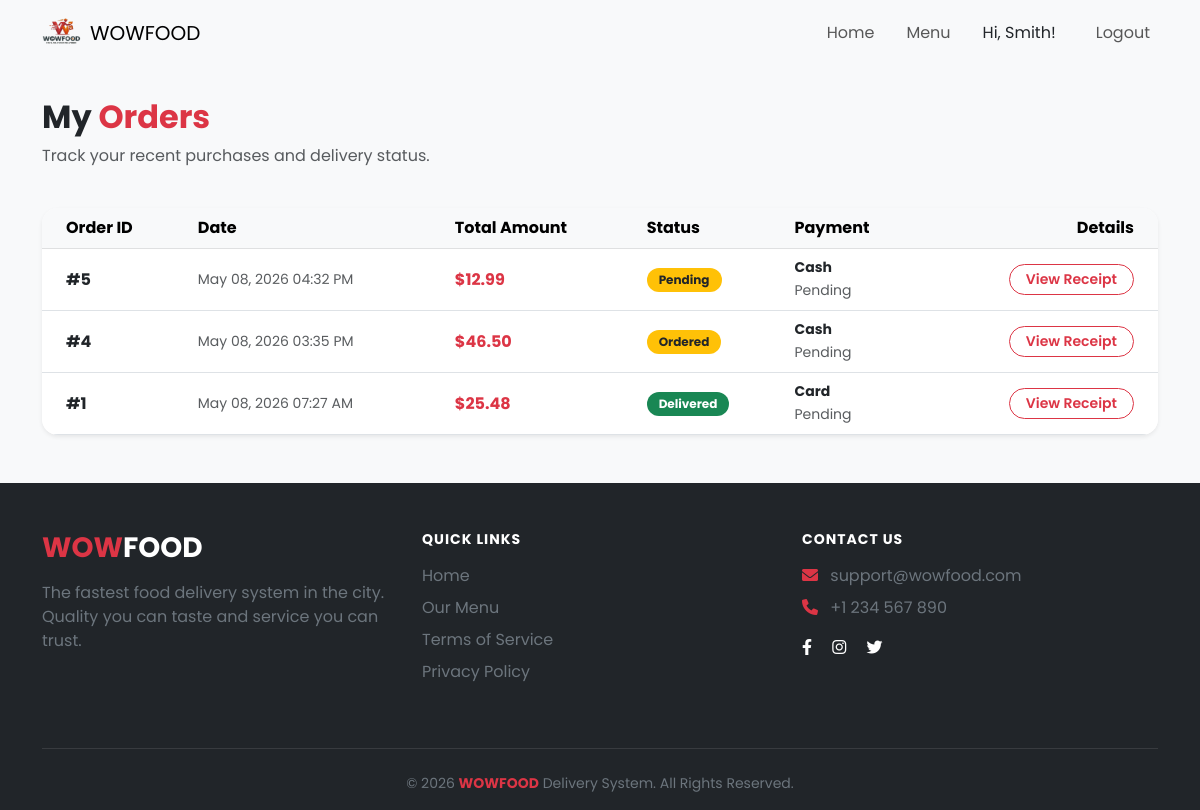
/controller/customer_dashboard_controller.php (signed in), run on the app's committed database.
### tables this page shows
CREATE TABLE `orders` (
  `id` int NOT NULL AUTO_INCREMENT,
  `order_number` varchar(20) NOT NULL,
  `customer_id` int NOT NULL,
  `status` varchar(50) DEFAULT 'Ordered',
  `total_amount` decimal(10,2) NOT NULL,
  `delivery_address` varchar(255) NOT NULL,
  `delivery_phone` varchar(20) NOT NULL,
  `payment_method` enum('Cash','Card','Online') DEFAULT 'Cash',
  `payment_status` enum('Pending','Paid','Failed') DEFAULT 'Pending',
  `created_at` timestamp NULL DEFAULT CURRENT_TIMESTAMP,
  `updated_at` timestamp NULL DEFAULT CURRENT_TIMESTAMP ON UPDATE CURRENT_TIMESTAMP,
  `updated_by` int DEFAULT NULL,
  PRIMARY KEY (`id`),
  UNIQUE KEY `order_number` (`order_number`),
  KEY `fk_order_cust` (`customer_id`),
  KEY `fk_order_updated_by` (`updated_by`),
  KEY `idx_order_status` (`status`),
  KEY `idx_order_date` (`created_at`),
  KEY `idx_orders_created_at` (`created_at`),
  KEY `idx_orders_status_payment` (`status`,`payment_status`),
  CONSTRAINT `fk_order_cust` FOREIGN KEY (`customer_id`) REFERENCES `customers` (`id`),
  CONSTRAINT `fk_order_updated_by` FOREIGN KEY (`updated_by`) REFERENCES `user` (`id`) ON DELETE SET NULL,
  CONSTRAINT `chk_order_total` CHECK ((`total_amount` >= 0))
);

### Controller/customer_dashboard_controller.php (called while the page is built, shortened)
<?php
require_once __DIR__ . '/../Model/customer_dashboad_controller_model.php';
$database = new Database();
$db = $database->getConnection();
$orderModel = new OrderModel($db);
$customer_id = $_SESSION['customer_id'];
$orders = $orderModel->getOrdersByCustomerId($customer_id);
include __DIR__ . '/../view/customer_dashboard.php';

### Model/customer_dashboad_controller_model.php (called while the page is built)
<?php
class OrderModel {
    private $db;
    public function __construct($dbConnection) {
        $this->db = $dbConnection;
    }
    public function getOrdersByCustomerId($customer_id) {
        try {
            $stmt = $this->db->prepare("SELECT * FROM orders WHERE customer_id = ? ORDER BY created_at DESC");
            $stmt->execute([(int)$customer_id]);
            return $stmt->fetchAll(PDO::FETCH_ASSOC);
        } catch (PDOException $e) {
            error_log("Order Fetch Error: " . $e->getMessage());
            return [];
        }
    }
}
?>

### view/customer_dashboard.php (the view, shortened to what this page needs)
<?php
include('../includes/header.php');
?>
<div class="container py-5" style="margin-top: 50px;">
    <div class="row">
        <div class="col-12 mb-4">
            <h2 class="fw-bold">My <span class="text-danger">Orders</span></h2>
            <p class="text-muted">Track your recent purchases and delivery status.</p>
        </div>
        <div class="col-12">
            <div class="card border-0 shadow-sm rounded-4 overflow-hidden">
                <div class="table-responsive">
                    <table class="table align-middle mb-0">
                        <thead class="table-light">
                            <tr>
                                <th class="ps-4">Order ID</th>
                                <th>Date</th>
                                <th>Total Amount</th>
                                <th>Status</th>
                                <th>Payment</th>
                                <th class="text-end pe-4">Details</th>
                            </tr>
                        </thead>
                        <tbody>
                            <?php if(!empty($orders)): ?>
                                <?php foreach($orders as $row): ?>
                                <tr>
                                    <td class="ps-4 fw-bold">#<?php echo $row['id']; ?></td>
                                    <td class="small text-muted"><?php echo date('M d, Y h:i A', strtotime($row['created_at'])); ?></td>
                                    <td class="fw-bold text-danger">$<?php echo number_format($row['total_amount'], 2); ?></td>
                                    <td>
                                        <?php
                                        $status = $row['status'];
                                        $badge_class = 'bg-warning text-dark';
                                        if($status == 'Delivered') $badge_class = 'bg-success';
                                        ?>
                                        <span class="badge <?php echo $badge_class; ?> rounded-pill"><?php echo htmlspecialchars($status); ?></span>
                                    </td>
                                    <td>
                                        <small class="d-block fw-bold"><?php echo htmlspecialchars($row['payment_method']); ?></small>
                                        <span class="small text-muted"><?php echo htmlspecialchars($row['payment_status']); ?></span>
                                    </td>
                                    <td class="text-end pe-4">
                                        <button class="btn btn-sm btn-outline-danger rounded-pill px-3 view-receipt-btn"
                                            data-id="<?php echo $row['id']; ?>"
                                            data-date="<?php echo date('d M Y', strtotime($row['created_at'])); ?>"
                                            data-total="<?php echo number_format($row['total_amount'], 2); ?>"
                                            data-address="<?php echo htmlspecialchars($row['delivery_address']); ?>"
                                            data-payment="<?php echo htmlspecialchars($row['payment_method']); ?>">
                                            View Receipt
                                        </button>
                                    </td>
                                </tr>
                                <?php endforeach; ?>
                            <?php else: ?>
                                <tr>
                                    <td colspan="6" class="text-center py-5 text-muted">No orders found.</td>
                                </tr>
                            <?php endif; ?>
                        </tbody>
                    </table>
                </div>
            </div>
        </div>
    </div>
</div>
<?php include('../includes/footer.php'); ?>

### assets/css/style.css (style rules this page uses)
html { scroll-behavior: smooth; }
body { font-family: 'Poppins', sans-serif; background-color: #f8f9fa; }
.btn-outline-danger { border-radius: 50px; font-weight: 600; }
.badge { padding: 0.5em 1em; }

### data on the page
orders: id "5", created_at "May 08, 2026 04:32 PM", total_amount "12.99", status "Pending", payment_method "Cash", payment_status "Pending"
orders: id "4", created_at "May 08, 2026 03:35 PM", total_amount "46.50", status "Ordered", payment_method "Cash", payment_status "Pending"
orders: id "1", created_at "May 08, 2026 07:27 AM", total_amount "25.48", status "Delivered", payment_method "Card", payment_status "Pending"

### other printed values
$firstName "Smith"
